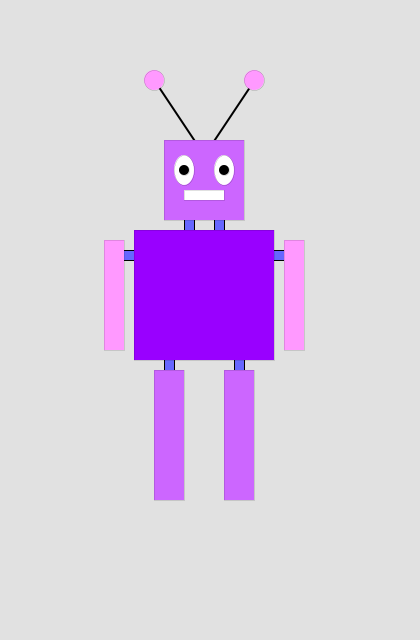
Frame 1 (no input)
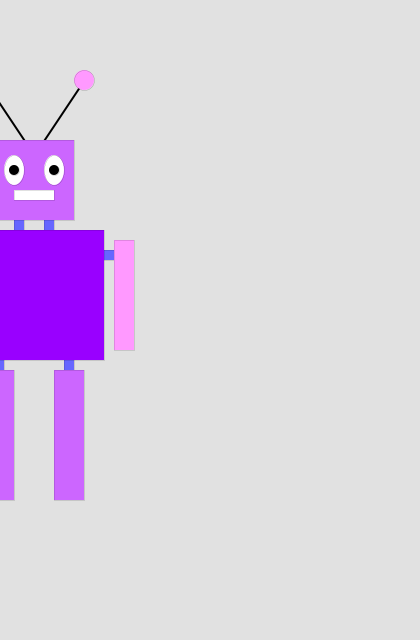
Frame 60 (the mouse pressed at the canvas centre just before this capture)
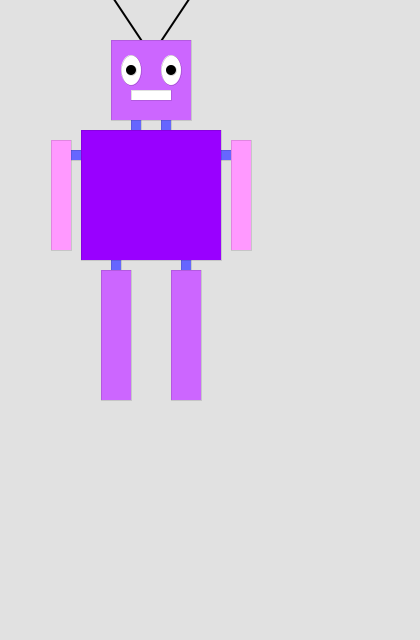
Frame 120 (the mouse held since frame 60 and released just before this capture)

The Processing sketch that drew these frames (run headless with seeded random() and noise(); from frame 60 on, the mouse is pressed at the canvas centre):

// Processing sketch: processing_57430
// ── processing_57430.pde


int x = 210;
int y = 500;
int bodyHeight = 140; //body height
int neckheight = 40; //neck height
int radius = 80;

float easing= 0.024;


void setup(){
  size(420, 640) ;
  smooth() ;
  background(204) ;
}

void draw () {
  background(225) ;
  int targetX=mouseX;
  x+= (targetX-x) *easing;
   
  if (mousePressed) {
  y=400;
} else {
  y=500;
}


fill(102, 102, 255) ; 
rect(x-20, y-290, 10, 30) ; //neck joint on head left
rect(x+10, y-290, 10, 30) ; //neck joint on head right
rect(x-90, y-250, 30, 10) ; //joint on arm left
rect(x+60, y-250, 30, 10) ; //joint on arm right
rect(x-40, y-150, 10, 30) ; //leg joint left 
rect(x+30, y-150, 10, 30) ; //leg joint right 


strokeWeight(2) ;
line(x-10, y-360, x-50, y-420) ; //antennae one
line(x+10, y-360, x+50, y-420) ; //antennae two 


strokeWeight(0) ; 
fill(153, 000, 255) ; //body colour 
rect(x-70, y-270, 140, 130) ; //body


fill(204, 102, 255) ; //body colour
rect(x-50, y-130, 30, 130) ; //leg one
rect(x+20, y-130, 30, 130) ; //leg two 


fill(255, 153, 255) ; //body colour
rect(x-100, y-260, 20, 110) ; //arm one 
rect(x+80, y-260, 20, 110) ; //arm two 


ellipse(x-50, y-420, 20, 20) ; //antennae circle one 
ellipse(x+50, y-420, 20, 20) ; //antennae circle two 

//head
fill(204, 102, 255) ; //head colour
rect(x-40, y-360, 80, 80) ; //head
fill(255) ; // inside eyes 
ellipse(x-20, y-330, 20, 30) ; //eye one 
ellipse(x+20, y-330, 20, 30) ; //eye two 
fill(0) ; //black dots
ellipse(x-20, y-330, 10, 10) ; //circle in eye one
ellipse(x+20, y-330, 10, 10) ; //circle in eye two 
fill(255) ; //white mouth
rect(x-20, y-310, 40, 10) ; //mouth


}
